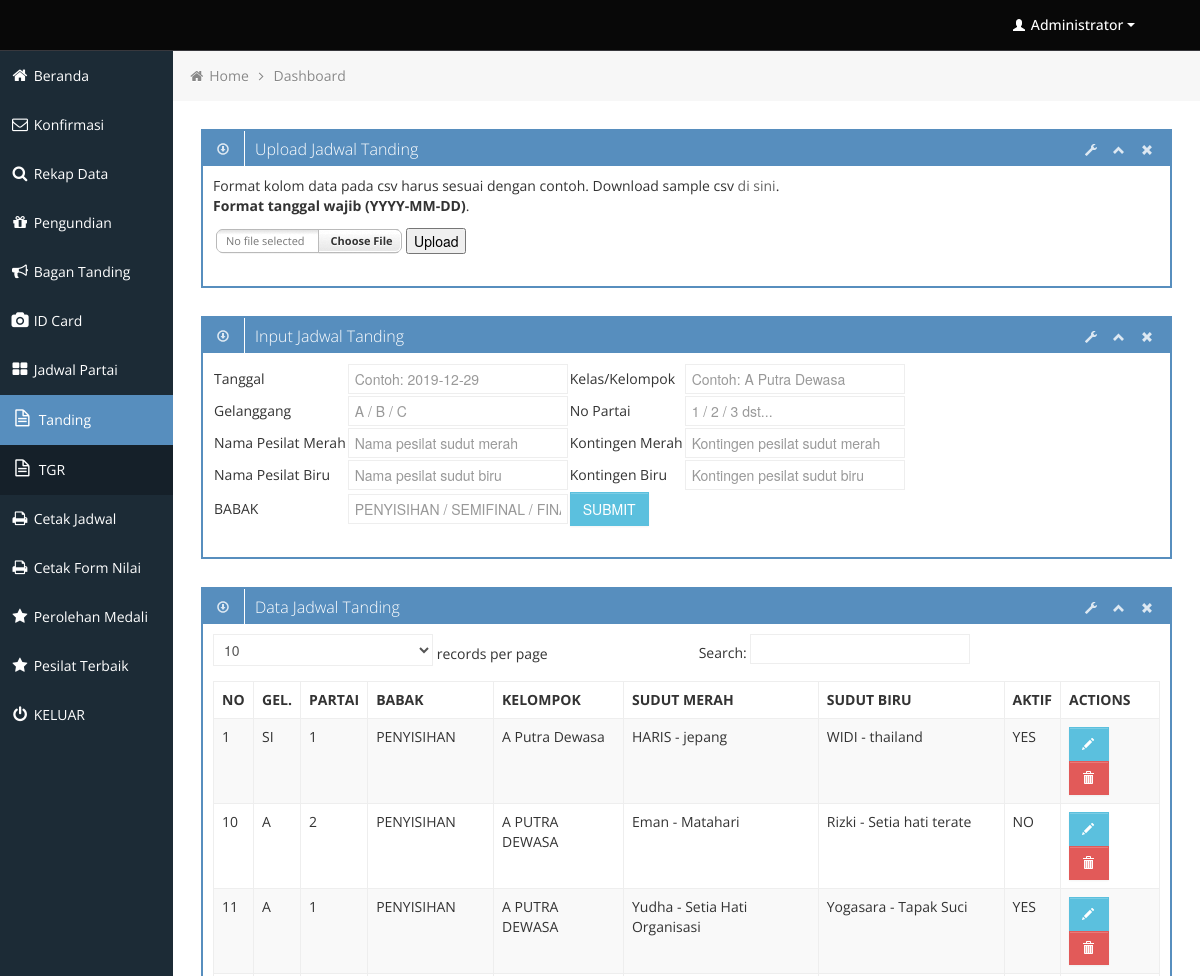
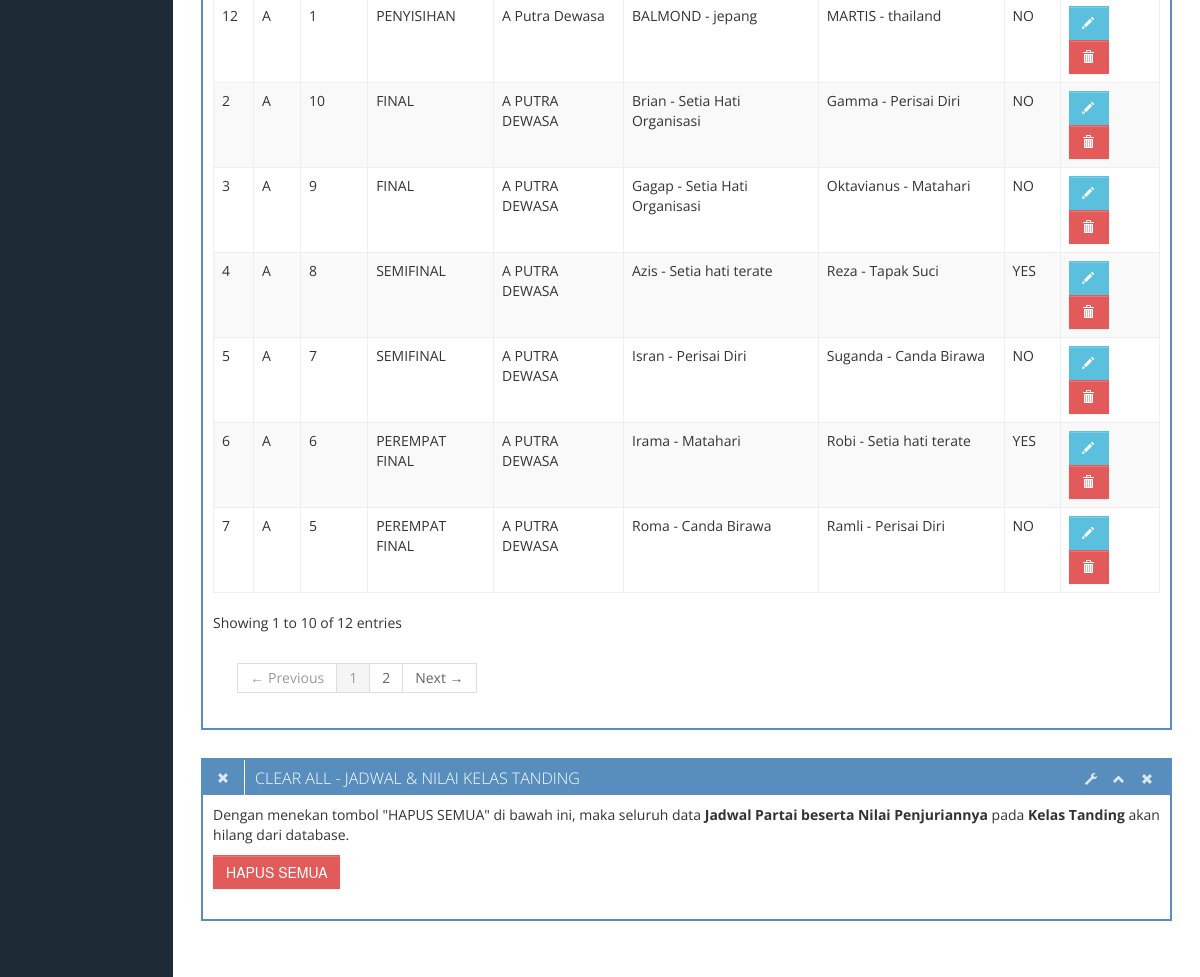
Page /backend/jadwal_partai_tanding.php (signed in) on the committed database (2 pictures, top to bottom).
### tables this page shows
CREATE TABLE `jadwal_tanding` (
  `id_partai` int(11) NOT NULL,
  `tgl` date NOT NULL,
  `kelas` varchar(55) NOT NULL,
  `gelanggang` varchar(2) NOT NULL,
  `partai` varchar(4) NOT NULL,
  `nm_merah` varchar(55) NOT NULL,
  `kontingen_merah` varchar(55) NOT NULL,
  `nm_biru` varchar(55) NOT NULL,
  `kontingen_biru` varchar(55) NOT NULL,
  `status` varchar(55) NOT NULL DEFAULT '-',
  `pemenang` varchar(150) NOT NULL DEFAULT '-',
  `babak` varchar(55) DEFAULT NULL,
  `medali` varchar(2) NOT NULL DEFAULT '0',
  `aktif` varchar(2) NOT NULL DEFAULT '0'
);

### backend/functions/function.php (called while the page is built, shortened)
<?php
	function get_header(){
		require_once("includes/header.php");
	}
	function get_bread_two(){
		require_once("includes/breadcumb_two.php");
	}
	function get_sidebar(){
		require_once("includes/sidebar.php");
	}
 	function get_footer(){
		require_once("includes/footer.php");
	}
?>

### backend/jadwal_partai_tanding.php (the view, shortened to what this page needs)
<?php
	require_once("functions/function.php");
	get_header();
	get_sidebar();
	get_bread_two();
	include("includes/connection.php");
	$sqljadwal = "SELECT * FROM jadwal_tanding ORDER BY id_partai DESC";
	$jadwal_tanding = mysqli_query($koneksi,$sqljadwal);
?>
			<div class="row-fluid sortable">
				<div class="box span12">
					<div class="box-header" data-original-title>
						<h2><i class="halflings-icon white download"></i><span class="break"></span>Upload Jadwal Tanding</h2>
						<div class="box-icon">
							<a href="#" class="btn-setting"><i class="halflings-icon white wrench"></i></a>
							<a href="#" class="btn-minimize"><i class="halflings-icon white chevron-up"></i></a>
							<a href="#" class="btn-close"><i class="halflings-icon white remove"></i></a>
						</div>
					</div>
					<div class="box-content">
						<?php
						if (isset($_POST['submit'])) {
							    if (is_uploaded_file($_FILES['filename']['tmp_name'])) {
							        echo "<h1>" . "File ". $_FILES['filename']['name'] ." Berhasil di Upload" . "</h1>";
							        echo "<h2>Menampilkan Hasil Upload:</h2>";
							        readfile($_FILES['filename']['tmp_name']);
							    }
							    $handle = fopen($_FILES['filename']['tmp_name'], "r");
							    while (($data = fgetcsv($handle, 1000, ",")) !== FALSE) {
							        $import = "INSERT into jadwal_tanding (id_partai, tgl, kelas, gelanggang, partai, nm_merah, kontingen_merah,
							        										nm_biru, kontingen_biru,babak)
							        			VALUES (NULL,'$data[0]','$data[1]','$data[2]','$data[3]','$data[4]','$data[5]',
							        						'$data[6]','$data[7]','$data[8]')";
							        mysqli_query($koneksi,$import) or die(mysqli_error($koneksi));
							    }
							    fclose($handle);
							    echo "<br><strong>Import data selesai.</strong>";
							}else {
						?>
						<form enctype='multipart/form-data' action='' method='post'>
							<p>
								Format kolom data pada csv harus sesuai dengan contoh.
								Download sample csv <A HREF="sample_jadwal.csv">di sini</A>.
								<br><strong>Format tanggal wajib (YYYY-MM-DD)</strong>.
							</p>
							<table>
								<tr>
									<td>
									</td>
									<td><input type='submit' name='submit' value='Upload'></td>
								</tr>
							</table>
						</form>
						<?php }
						?>
					</div>
				</div>
			</div>
			<div class="row-fluid sortable">
				<div class="box span12">
					<div class="box-header" data-original-title>
						<h2><i class="halflings-icon white download"></i><span class="break"></span>Input Jadwal Tanding</h2>
						<div class="box-icon">
							<a href="#" class="btn-setting"><i class="halflings-icon white wrench"></i></a>
							<a href="#" class="btn-minimize"><i class="halflings-icon white chevron-up"></i></a>
							<a href="#" class="btn-close"><i class="halflings-icon white remove"></i></a>
						</div>
					</div>
					<div class="box-content">
						<form class="form-horizontal" method="post" action="do_post_jadwal_tanding.php">
							<table>
								<tr>
									<td>Tanggal</td>
									<td><input type="text" name="tanggal" id="tanggal" maxlength="35" placeholder="Contoh: 2019-12-29"></td>
									<td>Kelas/Kelompok</td>
									<td><input type="text" name="kelas" id="kelas" maxlength="35" placeholder="Contoh: A Putra Dewasa"></td>
								</tr>
								<tr>
									<td>Gelanggang</td>
									<td><input type="text" name="gelanggang" id="gelanggang" maxlength="35" placeholder="A / B / C"></td>
									<td>No Partai</td>
									<td><input type="text" name="nopartai" id="nopartai" maxlength="35" placeholder="1 / 2 / 3 dst..."></td>
								</tr>
								<tr>
									<td>Nama Pesilat Merah</td>
									<td><input type="text" name="nm_merah" id="nm_merah" maxlength="55" placeholder="Nama pesilat sudut merah"></td>
									<td>Kontingen Merah</td>
									<td><input type="text" name="kont_merah" id="kont_merah" maxlength="55" placeholder="Kontingen pesilat sudut merah"></td>
								</tr>
								<tr>
									<td>Nama Pesilat Biru</td>
									<td><input type="text" name="nm_biru" id="nm_biru" maxlength="55" placeholder="Nama pesilat sudut biru"></td>
									<td>Kontingen Biru</td>
									<td><input type="text" name="kont_biru" id="kont_biru" maxlength="55" placeholder="Kontingen pesilat sudut biru"></td>
								</tr>
								<tr>
									<td>BABAK</td>
									<td><input type="text" name="babak" id="babak" maxlength="55" placeholder="PENYISIHAN / SEMIFINAL / FINAL"></td>
									<td colspan="2"><input type="submit" class="btn btn-info" value="SUBMIT"></td>
								</tr>
							</table>
						</form>
					</div>
				</div>
			</div>
			<div class="row-fluid sortable">
				<div class="box span12">
					<div class="box-header" data-original-title>
						<h2><i class="halflings-icon white download"></i><span class="break"></span>Data Jadwal Tanding</h2>
						<div class="box-icon">
							<a href="#" class="btn-setting"><i class="halflings-icon white wrench"></i></a>
							<a href="#" class="btn-minimize"><i class="halflings-icon white chevron-up"></i></a>
							<a href="#" class="btn-close"><i class="halflings-icon white remove"></i></a>
						</div>
					</div>
					<div class="box-content">
						<table class="table table-striped table-bordered bootstrap-datatable datatable">
						<thead>
							<tr>
								<th>NO</th>
								<th>GEL.</th>
								<th>PARTAI</th>
								<th>BABAK</th>
								<th>KELOMPOK</th>
								<th>SUDUT MERAH</th>
								<th>SUDUT BIRU</th>
								<th>AKTIF</th>
								<th>ACTIONS</th>
							</tr>
						</thead>
						<tbody>
							<?php $no=0; while($jadwal = mysqli_fetch_array($jadwal_tanding)) { $no++;?>
							<tr>
								<td><?php echo $no; ?></td>
								<td><?php echo $jadwal['gelanggang']; ?></td>
								<td><?php echo $jadwal['partai']; ?></td>
								<td><?php echo $jadwal['babak']; ?></td>
								<td><?php echo $jadwal['kelas']; ?></td>
								<td><?php echo $jadwal['nm_merah']." - ".$jadwal['kontingen_merah']; ?></td>
								<td><?php echo $jadwal['nm_biru']." - ".$jadwal['kontingen_biru']; ?></td>
								<td>
									<?php
										if($jadwal['aktif']=='0') {
											echo "NO";
										} else {
											echo "YES";
										}
									?>
								</td>
								<td class="center">
									<a class="btn btn-info" href="edit_partai.php?id_partai=<?php echo $jadwal['id_partai']; ?>">
										<i class="halflings-icon white pencil"></i>
									</a>
									<a class="btn btn-danger" onclick="return confirmDel()" href="del_partai.php?id_partai=<?php echo $jadwal['id_partai'];?>">
										<i class="halflings-icon white trash"></i>
									</a>
								</td>
							</tr>
							<?php } ?>
						</tbody>
						</table>
					</div>
				</div>
			</div>
<div class="row-fluid sortable">
	<div class="box span12">
		<div class="box-header" data-original-title>
			<h2><i class="halflings-icon white remove"></i><span class="break"></span>CLEAR ALL - JADWAL & NILAI KELAS TANDING</h2>
			<div class="box-icon">
				<a href="#" class="btn-setting"><i class="halflings-icon white wrench"></i></a>
				<a href="#" class="btn-minimize"><i class="halflings-icon white chevron-up"></i></a>
				<a href="#" class="btn-close"><i class="halflings-icon white remove"></i></a>
			</div>
		</div>
		<div class="box-content">
			<form class="form-horizontal" method="post" action="do_clear_jadwal_tanding.php">
				<p>Dengan menekan tombol "HAPUS SEMUA" di bawah ini, maka seluruh data <b>Jadwal Partai beserta Nilai Penjuriannya</b> pada <b>Kelas Tanding</b> akan hilang dari database.</p>
				<input type="submit" onclick="return confirmDel()" class="btn btn-danger" value="HAPUS SEMUA">
			</form>
		</div>
	</div>
</div>
<?php
	get_footer();
?>

### backend/includes/header.php (shortened to what this page needs)
<!DOCTYPE html>
<html lang="en">
<head>
	<link id="bootstrap-style" href="css/bootstrap.min.css" rel="stylesheet">
	<link href="css/bootstrap-responsive.min.css" rel="stylesheet">
	<link id="base-style" href="css/style.css" rel="stylesheet">
	<link id="base-style-responsive" href="css/style-responsive.css" rel="stylesheet">
</head>
<body>
	<div class="navbar">
		<div class="navbar-inner">
			<div class="container-fluid">
				<a class="brand" href="index.html"><span> </span></a>
				<div class="nav-no-collapse header-nav">
					<ul class="nav pull-right">
						<li class="dropdown">
							<a class="btn dropdown-toggle" data-toggle="dropdown" href="#">
								<i class="halflings-icon white user"></i> Administrator
								<span class="caret"></span>
							</a>
						</li>
					</ul>
				</div>
			</div>
		</div>
	</div>

### backend/includes/sidebar.php (shortened to what this page needs)
<div class="container-fluid-full">
<div class="row-fluid">
	<div id="sidebar-left" class="span2">
		<div class="nav-collapse sidebar-nav">
			<ul class="nav nav-tabs nav-stacked main-menu">
				<li><a href="index.php"><i class="icon-home"></i><span class="hidden-tablet"> Beranda</span></a></li>
				<li><a href="admin_konfirmasi.php"><i class="icon-envelope"></i><span class="hidden-tablet"> Konfirmasi</span></a></li>
				<li><a href="admin_rekap_data.php"><i class="icon-search"></i><span class="hidden-tablet"> Rekap Data</span></a></li>
				<li>
					<a class="dropmenu" href="#"><i class="icon-gift"></i><span class="hidden-tablet"> Pengundian</span></a>
				</li>
				<li><a href="admin_bagan.php" target="_blank"><i class="icon-bullhorn"></i><span class="hidden-tablet"> Bagan Tanding</span></a></li>
				<li><a href="admin_idcard.php"><i class="icon-camera"></i><span class="hidden-tablet"> ID Card</span></a></li>
				<li>
					<a class="dropmenu" href="#"><i class="icon-th-large"></i><span class="hidden-tablet"> Jadwal Partai</span></a>
					<ul>
						<li><a class="submenu" href="jadwal_partai_tanding.php"><i class="icon-file-alt"></i><span class="hidden-tablet"> Tanding</span></a></li>
						<li><a class="submenu" href="jadwal_partai_tgr.php"><i class="icon-file-alt"></i><span class="hidden-tablet"> TGR</span></a></li>
					</ul>
				</li>
				<li><a href="cetak_jadwal.php"><i class="icon-print"></i><span class="hidden-tablet"> Cetak Jadwal</span></a></li>
				<li>
					<a class="dropmenu" href="#"><i class="icon-print"></i><span class="hidden-tablet"> Cetak Form Nilai</span></a>
				</li>
				<li><a href="admin_medali.php"><i class="icon-star"></i><span class="hidden-tablet"> Perolehan Medali</span></a></li>
				<li><a href="mvp.php"><i class="icon-star"></i><span class="hidden-tablet"> Pesilat Terbaik</span></a></li>
				<li><a href="logout.php"><i class="icon-off"></i><span class="hidden-tablet"> KELUAR</span></a></li>
			</ul>
		</div>
	</div>

### backend/includes/breadcumb_two.php
<div id="content" class="span10">
	<ul class="breadcrumb">
		<li>
			<i class="icon-home"></i>
			<a href="index.php">Home</a>
			<i class="icon-angle-right"></i>
		</li>
		<li><a href="index.php">Dashboard</a></li>
	</ul>

### backend/includes/footer.php (shortened to what this page needs)
			</div>
		</div>
	</div>
	</body>
</html>

### backend/css/style-responsive.css (style rules this page uses)
@media (min-width: 1200px) { .container-fluid-full { overflow: hidden; position: relative; height: 100%; } }
@media (min-width: 1200px) { #content { width: 85.578%; padding: 28px; margin: 0px 0px; margin-left: 14.422% !important; } }
@media (min-width: 1200px) { #sidebar-left { background: #1C2B36; margin-left: 0px !important; position: absolute; height: 100%; } }
@media (min-width: 1200px) { .sidebar-nav > ul { margin: 0px; } }

### backend/css/halflings.css (style rules this page uses)
html, html .halflings { -webkit-font-smoothing: antialiased !important; }
.halflings-icon { display: inline-block; width: 14px; height: 14px; line-height: 14px; vertical-align: text-top; background-image: url(../img/glyphicons_halflings.svg); background-position: 0 0; background-repeat: no-repeat; vertical-align: top; *display: inline; *zoom: 1; *margin-right: .3em; }
.halflings-icon.white { background-image: url(../img/glyphicons_halflings-white.svg); }
.halflings-icon.user { background-position: -168px 0; }
.halflings-icon.remove { background-position: -312px 0; }
.halflings-icon.trash { background-position: -456px 0; }
.halflings-icon.download { background-position: -120px -24px; }
.halflings-icon.pencil { background-position: 0 -72px; }
.halflings-icon.chevron-up { background-position: -288px -120px; }
.halflings-icon.wrench { background-position: -360px -144px; }

### backend/css/style-forms.css (style rules this page uses)
.add-on, select, textarea, input[type="text"], input[type="password"], input[type="datetime"], input[type="datetime-local"], input[type="date"], input[type="month"], input[type="time"], input[type="week"], input[type="number"], input[type="email"], input[type="url"], input[type="search"], input[type="tel"], input[type="color"], input[type="file"], .uneditable-input { border-color: #eee !important; display: inline-block; height: 20px; padding: 4px 6px; margin-bottom: 10px; font-size: 14px; line-height: 20px; color: #555555; vertical-align: middle; -webkit-border-radius: 0px; -moz-border-radius: 0px; border-radius: 0px; }
input, textarea, .uneditable-input { width: 206px; }
textarea, input[type="text"], input[type="password"], input[type="datetime"], input[type="datetime-local"], input[type="date"], input[type="month"], input[type="time"], input[type="week"], input[type="number"], input[type="email"], input[type="url"], input[type="search"], input[type="tel"], input[type="color"], .uneditable-input { background-color: #ffffff; border: 1px solid #cccccc; -webkit-box-shadow: none; -moz-box-shadow: none; box-shadow: none; -webkit-transition: border linear 0.2s, box-shadow linear 0.2s; -moz-transition: border linear 0.2s, box-shadow linear 0.2s; -o-transition: border linear 0.2s, box-shadow linear 0.2s; transition: border linear 0.2s, box-shadow linear 0.2s; }
input[type="file"], input[type="image"], input[type="submit"], input[type="reset"], input[type="button"], input[type="radio"], input[type="checkbox"] { width: auto; }
input, textarea, .uneditable-input { margin-left: 0; }
.form-search input, .form-inline input, .form-horizontal input, .form-search textarea, .form-inline textarea, .form-horizontal textarea, .form-search select, .form-inline select, .form-horizontal select, .form-search .help-inline, .form-inline .help-inline, .form-horizontal .help-inline, .form-search .uneditable-input, .form-inline .uneditable-input, .form-horizontal .uneditable-input, .form-search .input-prepend, .form-inline .input-prepend, .form-horizontal .input-prepend, .form-search .input-append, .form-inline .input-append, .form-horizontal .input-append { display: inline-block; *display: inline; margin-bottom: 0; vertical-align: middle; *zoom: 1; }

### rows in the picture
jadwal_tanding: gelanggang "SI", partai "1", babak "PENYISIHAN", kelas "A Putra Dewasa", nm_merah "HARIS", kontingen_merah "jepang", nm_biru "WIDI", kontingen_biru "thailand", aktif "YES"
jadwal_tanding: gelanggang "A", partai "10", babak "FINAL", kelas "A PUTRA DEWASA", nm_merah "Brian", kontingen_merah "Setia Hati Organisasi", nm_biru "Gamma", kontingen_biru "Perisai Diri", aktif "NO"
jadwal_tanding: gelanggang "A", partai "9", babak "FINAL", kelas "A PUTRA DEWASA", nm_merah "Gagap", kontingen_merah "Setia Hati Organisasi", nm_biru "Oktavianus", kontingen_biru "Matahari", aktif "NO"
jadwal_tanding: gelanggang "A", partai "8", babak "SEMIFINAL", kelas "A PUTRA DEWASA", nm_merah "Azis", kontingen_merah "Setia hati terate", nm_biru "Reza", kontingen_biru "Tapak Suci", aktif "YES"
jadwal_tanding: gelanggang "A", partai "7", babak "SEMIFINAL", kelas "A PUTRA DEWASA", nm_merah "Isran", kontingen_merah "Perisai Diri", nm_biru "Suganda", kontingen_biru "Canda Birawa", aktif "NO"
jadwal_tanding: gelanggang "A", partai "6", babak "PEREMPAT FINAL", kelas "A PUTRA DEWASA", nm_merah "Irama", kontingen_merah "Matahari", nm_biru "Robi", kontingen_biru "Setia hati terate", aktif "YES"
jadwal_tanding: gelanggang "A", partai "5", babak "PEREMPAT FINAL", kelas "A PUTRA DEWASA", nm_merah "Roma", kontingen_merah "Canda Birawa", nm_biru "Ramli", kontingen_biru "Perisai Diri", aktif "NO"
jadwal_tanding: gelanggang "A", partai "2", babak "PENYISIHAN", kelas "A PUTRA DEWASA", nm_merah "Eman", kontingen_merah "Matahari", nm_biru "Rizki", kontingen_biru "Setia hati terate", aktif "NO"
jadwal_tanding: gelanggang "A", partai "1", babak "PENYISIHAN", kelas "A PUTRA DEWASA", nm_merah "Yudha", kontingen_merah "Setia Hati Organisasi", nm_biru "Yogasara", kontingen_biru "Tapak Suci", aktif "YES"
jadwal_tanding: gelanggang "A", partai "1", babak "PENYISIHAN", kelas "A Putra Dewasa", nm_merah "BALMOND", kontingen_merah "jepang", nm_biru "MARTIS", kontingen_biru "thailand", aktif "NO"
